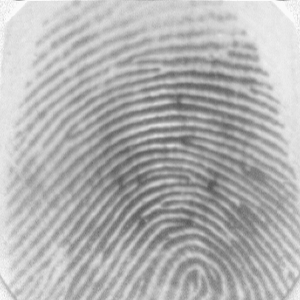
#> input picture data/DB1/101_1.tif, 300 x 300 px
$ python -i fingerprint.py   (imports and definitions only)   (older library calls are emulated)
#> lines starting #> are read from the running program, lines starting #| are printed output that depends on the picture
#> further down, picture is the input picture: shape (300, 300, 3); min 86, max 250, mean 178.1
import cv2
import math
import numpy as np
from dataclasses import dataclass
from typing import List
from skimage.morphology import skeletonize
import fingerprint_enhancer

@dataclass
class Minutia:
    x: int
    y: int
    theta: float
    type: str = "unknown"

class Fingerprint:
    GLOBAL_THRESHOLD = 0.01

    def __init__(self, image: np.ndarray, name: str = "Fingerprint"):
#> called with name = 'Fingerprint'
        self.name = name
        # Convert to grayscale if it's a color image
        if len(image.shape) == 3:
            self.raw_image = cv2.cvtColor(image, cv2.COLOR_BGR2GRAY)
        else:
            self.raw_image = image

        self.image_area = 0
        self.segmented_image = None
        self.normalized_image = None
        self.enhanced_image = None
        self.binarized_image = None
        self.thinned_image = None
        self.orientation_matrix = None
        self.minutiae: List[Minutia] = []

    def extract_features(self):
        """Executes the full pipeline to extract minutiae."""
        self._segment()
        self._normalize()
        self._enhance()
        self._binarize()
        self._thin()
        self._compute_orientation()
        self._extract_minutiae()

    def _segment(self, block_size: int = 15):
#> called with block_size = 15
        n, m = self.raw_image.shape
#> n = 300; m = 300
        new_image = np.zeros((n, m))
        area = 0

        for row in range((n // block_size) + 1):
            for col in range((m // block_size) + 1):
                block = self.raw_image[row * block_size:(row + 1) * block_size,
                                       col * block_size:(col + 1) * block_size]
                if block.size == 0:
                    continue

                mean_val = np.mean(block)
                var = np.sum(np.square(block - mean_val)) / (block_size ** 2)

                if var < self.GLOBAL_THRESHOLD:
                    new_image[row * block_size:(row + 1) * block_size,
                              col * block_size:(col + 1) * block_size] = 0
                else:
                    new_image[row * block_size:(row + 1) * block_size,
                              col * block_size:(col + 1) * block_size] = block
                    area += block_size * block_size
#> after the loop, area = 90000

        self.image_area = area
#> self.image_area = 90000
        self.segmented_image = new_image

    def _normalize(self):
        image = self.segmented_image
        n, m = image.shape
#> n = 300; m = 300
        M_0, V_0 = 0.5, 0.5
        M = image.mean()
#> M = 178.1
        V = np.sum(np.square(image - M)) / (n * m)
#> V = 1098.6

        temp = np.sqrt((V_0 / (V + 1e-8)) * np.square(image - M))
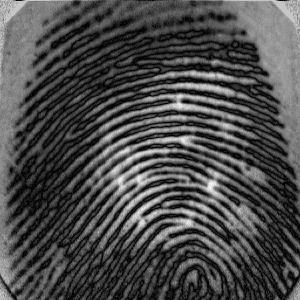
#> temp: shape (300, 300) float64; min 0.00228, max 1.96, mean 0.587; drawn with min black and max white
        N = M_0 - temp
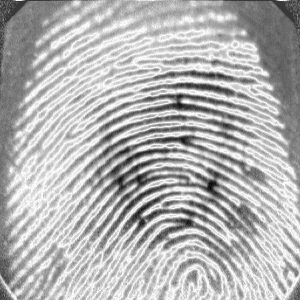
#> N: shape (300, 300) float64; min -1.46, max 0.498, mean -0.0871; drawn with min black and max white
        N = N + np.multiply(2 * (image > M), temp)
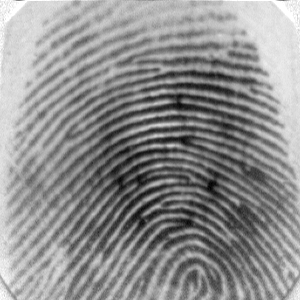
#> N: shape (300, 300) float64; min -1.46, max 2.03, mean 0.5; drawn with min black and max white

        # Scale to 0-255 for OpenCV processing
        self.normalized_image = cv2.normalize(N, None, 0, 255, cv2.NORM_MINMAX, dtype=cv2.CV_8U)

    def _enhance(self):
        """Use fingerprint_enhancer library for superior ridge enhancement and background masking."""
        enhanced = fingerprint_enhancer.enhance_fingerprint(self.normalized_image)

        # Ensure the array is correctly scaled for the OpenCV binarization step
        if enhanced.max() <= 1.0:
            enhanced = (enhanced * 255).astype(np.uint8)
        else:
            enhanced = enhanced.astype(np.uint8)

        self.enhanced_image = enhanced

    def _binarize(self):
        _, thresh1 = cv2.threshold(self.enhanced_image, 0, 255, cv2.THRESH_BINARY + cv2.THRESH_OTSU)
        self.binarized_image = thresh1 // 255

    def _thin(self):
        thinned = skeletonize(self.binarized_image)
        self.thinned_image = 1 - thinned

    # [43 lines left out: functions _compute_orientation, _extract_minutiae, not called in this run]

>>> import cv2
>>> picture = cv2.imread('../data/DB1/101_1.tif')
>>> result = Fingerprint(picture).extract_features()
#> (the call stopped at in _enhance, `enhanced = fingerprint_enhancer.enhance_fingerprint(self.normalized_im..`: fingerprint_enhancer is not available in this run)
#> (the run stopped early here; a loop or call above may not have finished)

$ run again, on data/DB1/101_2.tif
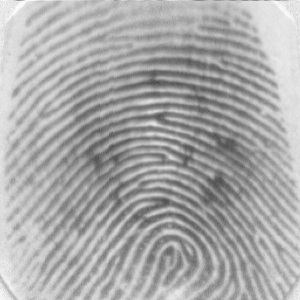
#> input picture data/DB1/101_2.tif, 300 x 300 px
#> picture is the input picture: shape (300, 300, 3); min 71, max 250, mean 169.5
#> after the loop in _segment, `for row in range((n // block_size) + 1):`: area = 90000
#> M = 169.5
#> V = 1097.7
#> in _normalize, `temp = np.sqrt((V_0 / (V + 1e-8)) * np.square(image - M))`:
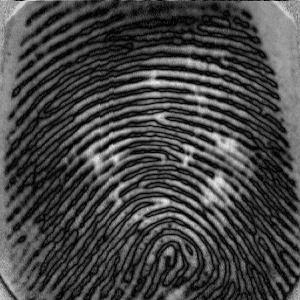
#> temp: shape (300, 300) float64; min 0.0106, max 2.1, mean 0.583; drawn with min black and max white
#> in _normalize, `N = N + np.multiply(2 * (image > M), temp)`:
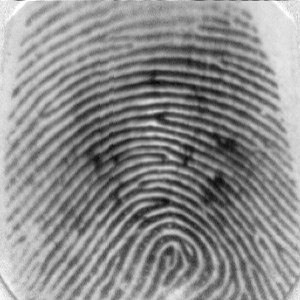
#> N: shape (300, 300) float64; min -1.6, max 2.22, mean 0.5; drawn with min black and max white

$ run again, on data/DB1/101_3.tif
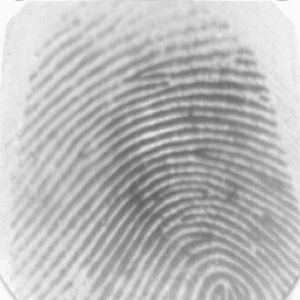
#> input picture data/DB1/101_3.tif, 300 x 300 px
#> picture is the input picture: shape (300, 300, 3); min 94, max 250, mean 186.8
#> after the loop in _segment, `for row in range((n // block_size) + 1):`: area = 90000
#> M = 186.8
#> V = 1113.5
#> in _normalize, `temp = np.sqrt((V_0 / (V + 1e-8)) * np.square(image - M))`:
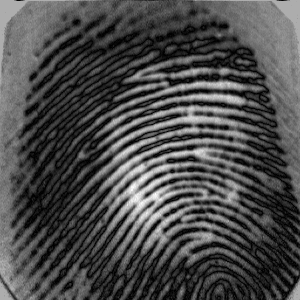
#> temp: shape (300, 300) float64; min 0.0044, max 1.97, mean 0.59; drawn with min black and max white
#> in _normalize, `N = N + np.multiply(2 * (image > M), temp)`:
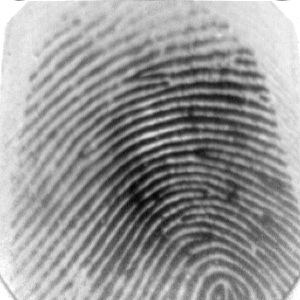
#> N: shape (300, 300) float64; min -1.47, max 1.84, mean 0.5; drawn with min black and max white

$ run again, on data/DB1/101_4.tif
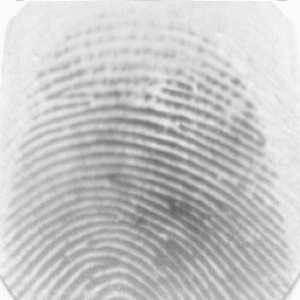
#> input picture data/DB1/101_4.tif, 300 x 300 px
#> picture is the input picture: shape (300, 300, 3); min 100, max 250, mean 198.3
#> after the loop in _segment, `for row in range((n // block_size) + 1):`: area = 90000
#> M = 198.3
#> V = 934.2
#> in _normalize, `temp = np.sqrt((V_0 / (V + 1e-8)) * np.square(image - M))`:
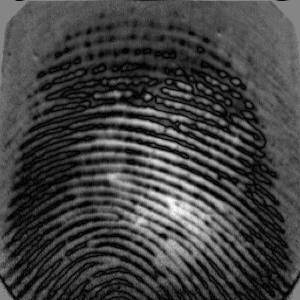
#> temp: shape (300, 300) float64; min 0.00701, max 2.27, mean 0.597; drawn with min black and max white
#> in _normalize, `N = N + np.multiply(2 * (image > M), temp)`:
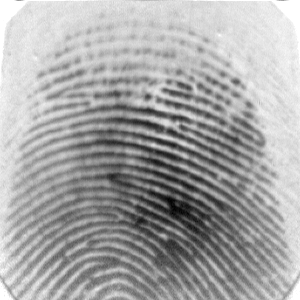
#> N: shape (300, 300) float64; min -1.77, max 1.7, mean 0.5; drawn with min black and max white
